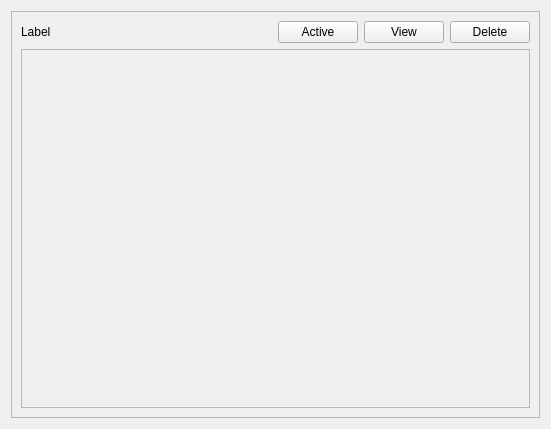
<?xml version="1.0" encoding="UTF-8"?>
<ui version="4.0">
 <class>PatchBayItem</class>
 <widget class="QWidget" name="PatchBayItem">
  <property name="geometry">
   <rect>
    <x>0</x>
    <y>0</y>
    <width>551</width>
    <height>429</height>
   </rect>
  </property>
  <property name="sizePolicy">
   <sizepolicy hsizetype="Preferred" vsizetype="Preferred">
    <horstretch>0</horstretch>
    <verstretch>0</verstretch>
   </sizepolicy>
  </property>
  <property name="windowTitle">
   <string>Dialog</string>
  </property>
  <layout class="QGridLayout" name="gridLayout_2">
   <item row="0" column="0">
    <widget class="QFrame" name="frame">
     <property name="frameShape">
      <enum>QFrame::StyledPanel</enum>
     </property>
     <property name="frameShadow">
      <enum>QFrame::Raised</enum>
     </property>
     <layout class="QGridLayout" name="gridLayout">
      <item row="3" column="0" colspan="5">
       <widget class="QScrollArea" name="scrollArea">
        <property name="sizePolicy">
         <sizepolicy hsizetype="Expanding" vsizetype="Expanding">
          <horstretch>0</horstretch>
          <verstretch>0</verstretch>
         </sizepolicy>
        </property>
        <property name="minimumSize">
         <size>
          <width>0</width>
          <height>220</height>
         </size>
        </property>
        <property name="widgetResizable">
         <bool>true</bool>
        </property>
        <widget class="QWidget" name="scrollAreaWidgetContents">
         <property name="geometry">
          <rect>
           <x>0</x>
           <y>0</y>
           <width>511</width>
           <height>355</height>
          </rect>
         </property>
         <layout class="QGridLayout" name="gridLayout_3">
          <property name="leftMargin">
           <number>0</number>
          </property>
          <property name="topMargin">
           <number>0</number>
          </property>
          <property name="rightMargin">
           <number>0</number>
          </property>
          <property name="bottomMargin">
           <number>0</number>
          </property>
          <property name="horizontalSpacing">
           <number>0</number>
          </property>
         </layout>
        </widget>
       </widget>
      </item>
      <item row="0" column="1">
       <spacer name="horizontalSpacer">
        <property name="orientation">
         <enum>Qt::Horizontal</enum>
        </property>
        <property name="sizeHint" stdset="0">
         <size>
          <width>40</width>
          <height>20</height>
         </size>
        </property>
       </spacer>
      </item>
      <item row="0" column="3">
       <widget class="QPushButton" name="view_btn">
        <property name="text">
         <string>View</string>
        </property>
       </widget>
      </item>
      <item row="0" column="0">
       <widget class="QLabel" name="label">
        <property name="text">
         <string>Label</string>
        </property>
       </widget>
      </item>
      <item row="0" column="2">
       <widget class="QPushButton" name="active_btn">
        <property name="text">
         <string>Active</string>
        </property>
       </widget>
      </item>
      <item row="0" column="4">
       <widget class="QPushButton" name="delete_btn">
        <property name="text">
         <string>Delete</string>
        </property>
       </widget>
      </item>
     </layout>
    </widget>
   </item>
  </layout>
 </widget>
 <resources/>
 <connections/>
</ui>
